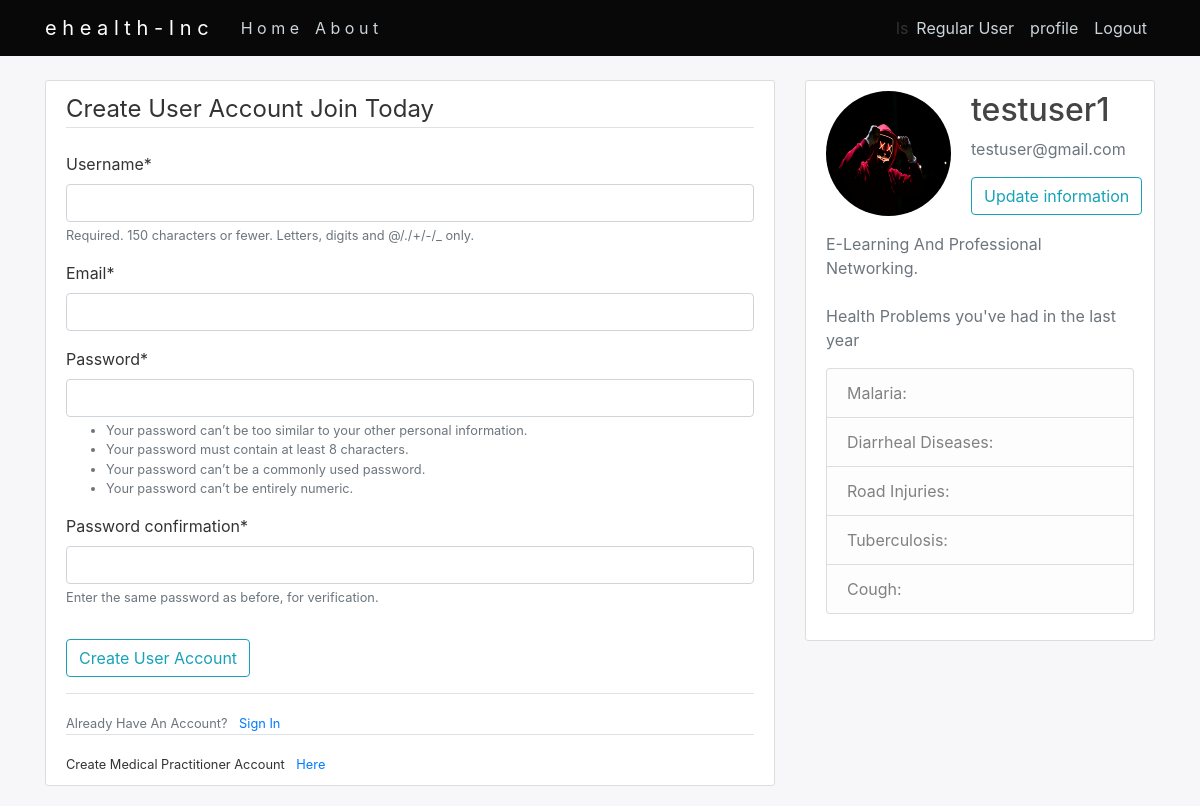
Page /register/ (signed in) on the committed database.
### ehealthApp/models.py (models this page shows, shortened)
class User(AbstractUser):
    is_regular = models.BooleanField(default=False)
    is_practitioner = models.BooleanField(default=False)

class Profile(models.Model):
    choices = (("Yes", 'Yes'), ("No", 'No'))
    user = models.OneToOneField(User, on_delete=models.CASCADE)
    image = models.ImageField(default='default.jpg', upload_to='profile_pics')
    Email = models.EmailField(default='none@email.com')
    Malaria = models.CharField(max_length=255, choices=choices)
    Diarrheal_Diseases = models.CharField(max_length=255, choices=choices)
    Road_Injuries = models.CharField(max_length=255, choices=choices)
    Tuberculosis = models.CharField(max_length=255, choices=choices)
    Cough = models.CharField(max_length=255, choices=choices)

### ehealthApp/views.py (the view, shortened to what this page needs)
# urls.py: path('register/', views.Ehealth_register.as_view(template_name='ehealthApp/register.html'), name='ehealth_register'),
class Ehealth_register(CreateView):
    model = User
    form_class = UserRegisterForm
    template_name = 'ehealthApp/register.html'
    def get_context_data(self, **kwargs):
        kwargs['user_type'] = 'regular'
        return super().get_context_data(**kwargs)

### ehealthApp/forms.py (shortened to what this page needs)
class UserRegisterForm(UserCreationForm):
    email = forms.EmailField()
    class Meta:
        model = User
        fields = ['username', 'email', 'password1', 'password2']

### ehealthApp/templates/ehealthApp/register.html (shortened to what this page needs)
{% extends "ehealthApp/base.html" %}
{% block content %}
{% load crispy_forms_tags %}
    <div class="content-section">
        <form method="POST">
            <fieldset class="form-group">
                <legend class="border-bottom mb-4">Create User Account Join Today</legend>
                {{ form|crispy }}
            </fieldset>
            <div class="form-group">
                <button class="btn btn-outline-info" type="submit">Create User Account</button>
            </div>
        </form>
        <div class="border-top pt-3">
            <small class="text-muted">
                Already Have An Account? <a class="ml-2" href="{% url 'login' %}">Sign In</a>
            </small>
        </div>
        <div class="border-top pt-3">
            <small class="">
                Create Medical Practitioner Account <a class="ml-2" href="{% url 'ehealthMed_register' %}">Here</a>
            </small>
        </div>
    </div>
{% endblock content %}

### ehealthApp/templates/ehealthApp/base.html (shortened to what this page needs)
{% load static %}
<!DOCTYPE html>
<html>
    <head>
        {% include 'ehealthApp/basefiles/css.html' %}
    </head>
    <body>
        <header class="site-header">
          <nav class="navbar navbar-expand-md navbar-dark bg-steel fixed-top">
            <div class="container">
              <a class="navbar-brand mr-4" href="#">e h e a l t h -   I n c</a>
              <div class="collapse navbar-collapse" id="navbarToggle">
                <div class="navbar-nav mr-auto">
                  <a class="nav-item nav-link" href="{% url 'ehealth_home' %}">H o m e</a>
                  <a class="nav-item nav-link" href="{% url 'ehealth_about' %}">A b o u t</a>
                </div>ls
                <div class="navbar-nav">
                    {% if user.is_authenticated %}
                      {% if user.is_practitioner == True %}
                      <a class="nav-item nav-link" href="#">Views Users Medical information</a>
                      {% else %}
                      <a class="nav-item nav-link" href=" {% url 'ehealth_profile' %}">Regular User</a>
                      {% endif %}
                        <a class="nav-item nav-link" href="{% url 'ehealth_profile' %}">profile</a>
                        <a class="nav-item nav-link" href="{% url 'logout' %}">Logout</a>
                    {% else %}
                        <a class="nav-item nav-link" href="#">Please login</a>
                    {% endif %}
                </div>
              </div>
            </div>
          </nav>
        </header>
        <main role="main" class="container">
          <div class="row">
            <div class="col-md-8">
              {% block content %}
                {% endblock %}
            </div>
            {% if user.is_authenticated %}
              <div class="col-md-4">
                <div class="content-section">
                  <div class="media">
                    <img class="rounded-circle account-img" src="{{ user.profile.image.url }}">
                    <div class="media-body">
                        <h2 class="">{{ user.username }}</h2>
                        <p class="text-secondary">{{ user.email }}</p>
                        <a href="{% url 'ehealth_profile' %}" class="btn btn-outline-info mr-4" >Update information</a>
                    </div>
                  </div>
                  <p class='text-muted'>E-Learning And Professional Networking.
                    <br><br>Health Problems you've had in the last year
                    <ul class="list-group">
                      <li class="list-group-item list-group-item-light">Malaria: {{ profile.Malaria }}</li>
                      <li class="list-group-item list-group-item-light">Diarrheal Diseases: {{ profile.Diarrheal_Diseases }}</li>
                      <li class="list-group-item list-group-item-light">Road Injuries: {{ profile.Road_Injuries }}</li>
                      <li class="list-group-item list-group-item-light">Tuberculosis: {{ profile.Tuberculosis }}</li>
                      <li class="list-group-item list-group-item-light">Cough: {{ profile.Cough }}</li>
                    </ul>
                  </p>
                </div>
              </div>
            {% endif %}
          </div>
        </main>
    </body>
</html>

### ehealthApp/static/ehealthApp/main.css (style rules this page uses)
body { background: #f7f6f8; color: #333333; margin-top: 5rem; }
h1, h2, h3, h4, h5, h6 { color: #444444; }
ul { margin: 0; }
.bg-steel { background-color: #080808; }
.site-header .navbar-nav .nav-link { color: #cbd5db; }
.content-section { background: #ffffff; padding: 10px 20px; border: 1px solid #dddddd; border-radius: 3px; margin-bottom: 20px; }
.account-img { height: 125px; width: 125px; margin-right: 20px; margin-bottom: 16px; }

### rows in the picture
User: profile.image (placeholder picture), username "testuser1", email "testuser@gmail.com"
